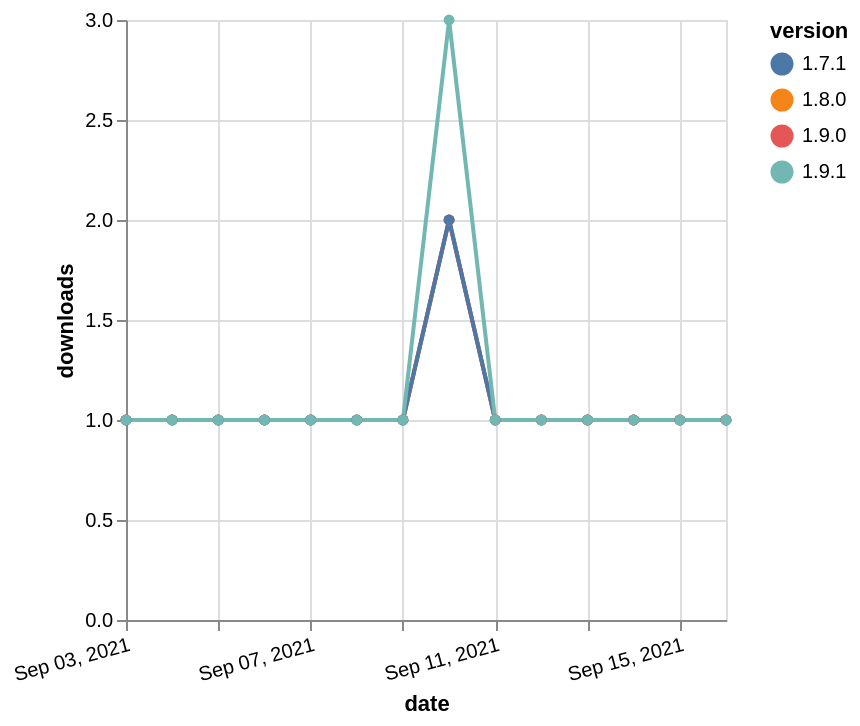

The Vega-Lite source for this figure:
### Vega-Lite specification from a JSON file in a GitHub repository (floating-point values rounded to 4 significant figures)
{"$schema": "https://vega.github.io/schema/vega-lite/v5.json", "description": "A simple bar chart with embedded data.", "data": {"values": [{"date": "2021-09-03", "total": 117, "delta": 1, "version": "1.8.0"}, {"date": "2021-09-04", "total": 118, "delta": 1, "version": "1.8.0"}, {"date": "2021-09-05", "total": 119, "delta": 1, "version": "1.8.0"}, {"date": "2021-09-06", "total": 120, "delta": 1, "version": "1.8.0"}, {"date": "2021-09-07", "total": 121, "delta": 1, "version": "1.8.0"}, {"date": "2021-09-08", "total": 122, "delta": 1, "version": "1.8.0"}, {"date": "2021-09-09", "total": 123, "delta": 1, "version": "1.8.0"}, {"date": "2021-09-10", "total": 125, "delta": 2, "version": "1.8.0"}, {"date": "2021-09-11", "total": 126, "delta": 1, "version": "1.8.0"}, {"date": "2021-09-12", "total": 127, "delta": 1, "version": "1.8.0"}, {"date": "2021-09-13", "total": 128, "delta": 1, "version": "1.8.0"}, {"date": "2021-09-14", "total": 129, "delta": 1, "version": "1.8.0"}, {"date": "2021-09-15", "total": 130, "delta": 1, "version": "1.8.0"}, {"date": "2021-09-16", "total": 131, "delta": 1, "version": "1.8.0"}, {"date": "2021-09-03", "total": 119, "delta": 1, "version": "1.9.0"}, {"date": "2021-09-04", "total": 120, "delta": 1, "version": "1.9.0"}, {"date": "2021-09-05", "total": 121, "delta": 1, "version": "1.9.0"}, {"date": "2021-09-06", "total": 122, "delta": 1, "version": "1.9.0"}, {"date": "2021-09-07", "total": 123, "delta": 1, "version": "1.9.0"}, {"date": "2021-09-08", "total": 124, "delta": 1, "version": "1.9.0"}, {"date": "2021-09-09", "total": 125, "delta": 1, "version": "1.9.0"}, {"date": "2021-09-10", "total": 127, "delta": 2, "version": "1.9.0"}, {"date": "2021-09-11", "total": 128, "delta": 1, "version": "1.9.0"}, {"date": "2021-09-12", "total": 129, "delta": 1, "version": "1.9.0"}, {"date": "2021-09-13", "total": 130, "delta": 1, "version": "1.9.0"}, {"date": "2021-09-14", "total": 131, "delta": 1, "version": "1.9.0"}, {"date": "2021-09-15", "total": 132, "delta": 1, "version": "1.9.0"}, {"date": "2021-09-16", "total": 133, "delta": 1, "version": "1.9.0"}, {"date": "2021-09-03", "total": 131, "delta": 1, "version": "1.7.1"}, {"date": "2021-09-04", "total": 132, "delta": 1, "version": "1.7.1"}, {"date": "2021-09-05", "total": 133, "delta": 1, "version": "1.7.1"}, {"date": "2021-09-06", "total": 134, "delta": 1, "version": "1.7.1"}, {"date": "2021-09-07", "total": 135, "delta": 1, "version": "1.7.1"}, {"date": "2021-09-08", "total": 136, "delta": 1, "version": "1.7.1"}, {"date": "2021-09-09", "total": 137, "delta": 1, "version": "1.7.1"}, {"date": "2021-09-10", "total": 139, "delta": 2, "version": "1.7.1"}, {"date": "2021-09-11", "total": 140, "delta": 1, "version": "1.7.1"}, {"date": "2021-09-12", "total": 141, "delta": 1, "version": "1.7.1"}, {"date": "2021-09-13", "total": 142, "delta": 1, "version": "1.7.1"}, {"date": "2021-09-14", "total": 143, "delta": 1, "version": "1.7.1"}, {"date": "2021-09-15", "total": 144, "delta": 1, "version": "1.7.1"}, {"date": "2021-09-16", "total": 145, "delta": 1, "version": "1.7.1"}, {"date": "2021-09-03", "total": 111, "delta": 1, "version": "1.9.1"}, {"date": "2021-09-04", "total": 112, "delta": 1, "version": "1.9.1"}, {"date": "2021-09-05", "total": 113, "delta": 1, "version": "1.9.1"}, {"date": "2021-09-06", "total": 114, "delta": 1, "version": "1.9.1"}, {"date": "2021-09-07", "total": 115, "delta": 1, "version": "1.9.1"}, {"date": "2021-09-08", "total": 116, "delta": 1, "version": "1.9.1"}, {"date": "2021-09-09", "total": 117, "delta": 1, "version": "1.9.1"}, {"date": "2021-09-10", "total": 120, "delta": 3, "version": "1.9.1"}, {"date": "2021-09-11", "total": 121, "delta": 1, "version": "1.9.1"}, {"date": "2021-09-12", "total": 122, "delta": 1, "version": "1.9.1"}, {"date": "2021-09-13", "total": 123, "delta": 1, "version": "1.9.1"}, {"date": "2021-09-14", "total": 124, "delta": 1, "version": "1.9.1"}, {"date": "2021-09-15", "total": 125, "delta": 1, "version": "1.9.1"}, {"date": "2021-09-16", "total": 126, "delta": 1, "version": "1.9.1"}]}, "width": "container", "mark": {"type": "line", "point": {"filled": true}}, "encoding": {"x": {"field": "date", "type": "temporal", "timeUnit": "yearmonthdate", "title": "date", "axis": {"labelAngle": -15}}, "y": {"field": "delta", "type": "quantitative", "title": "downloads"}, "color": {"field": "version", "type": "nominal"}, "tooltip": {"field": "delta"}}}
